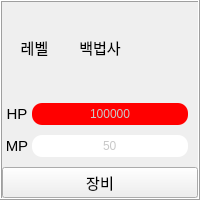
       <widget class="QFrame" name="frame_6">
        <property name="sizePolicy">
         <sizepolicy hsizetype="Expanding" vsizetype="Preferred">
          <horstretch>0</horstretch>
          <verstretch>0</verstretch>
         </sizepolicy>
        </property>
        <property name="minimumSize">
         <size>
          <width>180</width>
          <height>200</height>
         </size>
        </property>
        <property name="maximumSize">
         <size>
          <width>16777215</width>
          <height>200</height>
         </size>
        </property>
        <property name="frameShape">
         <enum>QFrame::Box</enum>
        </property>
        <property name="frameShadow">
         <enum>QFrame::Raised</enum>
        </property>
        <layout class="QGridLayout" name="gridLayout_13">
         <property name="leftMargin">
          <number>0</number>
         </property>
         <property name="topMargin">
          <number>0</number>
         </property>
         <property name="rightMargin">
          <number>0</number>
         </property>
         <property name="bottomMargin">
          <number>0</number>
         </property>
         <property name="spacing">
          <number>0</number>
         </property>
         <item row="2" column="0">
          <layout class="QHBoxLayout" name="horizontalLayout_17">
           <property name="spacing">
            <number>0</number>
           </property>
           <property name="rightMargin">
            <number>10</number>
           </property>
           <property name="bottomMargin">
            <number>10</number>
           </property>
           <item>
            <widget class="QLabel" name="mp_6">
             <property name="sizePolicy">
              <sizepolicy hsizetype="Preferred" vsizetype="Preferred">
               <horstretch>0</horstretch>
               <verstretch>0</verstretch>
              </sizepolicy>
             </property>
             <property name="minimumSize">
              <size>
               <width>30</width>
               <height>0</height>
              </size>
             </property>
             <property name="font">
              <font>
               <pointsize>11</pointsize>
              </font>
             </property>
             <property name="text">
              <string>MP</string>
             </property>
             <property name="scaledContents">
              <bool>true</bool>
             </property>
             <property name="alignment">
              <set>Qt::AlignCenter</set>
             </property>
            </widget>
           </item>
           <item>
            <widget class="QProgressBar" name="mp_wizard_white">
             <property name="styleSheet">
              <string notr="true">QProgressBar{
  background-color: rgb(255, 255, 255);
  color:rgb(200,200,200);
  border-style: none;
  border-bottom-right-radius: 10px;
  border-bottom-left-radius: 10px;
  border-top-right-radius: 10px;
  border-top-left-radius: 10px;
  text-align: center;}
QProgressBar::chunk{
 border-bottom-right-radius: 10px;
 border-bottom-left-radius: 10px;
 border-top-right-radius: 10px;
 border-top-left-radius: 10px;
background-color: rgb(0, 0, 255);
 }</string>
             </property>
             <property name="maximum">
              <number>999999999</number>
             </property>
             <property name="value">
              <number>50</number>
             </property>
             <property name="textDirection">
              <enum>QProgressBar::TopToBottom</enum>
             </property>
             <property name="format">
              <string>%v</string>
             </property>
            </widget>
           </item>
          </layout>
         </item>
         <item row="1" column="0">
          <layout class="QHBoxLayout" name="horizontalLayout_18">
           <property name="spacing">
            <number>0</number>
           </property>
           <property name="rightMargin">
            <number>10</number>
           </property>
           <property name="bottomMargin">
            <number>10</number>
           </property>
           <item>
            <widget class="QLabel" name="hp_6">
             <property name="sizePolicy">
              <sizepolicy hsizetype="Preferred" vsizetype="Preferred">
               <horstretch>0</horstretch>
               <verstretch>0</verstretch>
              </sizepolicy>
             </property>
             <property name="minimumSize">
              <size>
               <width>30</width>
               <height>0</height>
              </size>
             </property>
             <property name="font">
              <font>
               <pointsize>11</pointsize>
              </font>
             </property>
             <property name="text">
              <string>HP</string>
             </property>
             <property name="scaledContents">
              <bool>true</bool>
             </property>
             <property name="alignment">
              <set>Qt::AlignCenter</set>
             </property>
            </widget>
           </item>
           <item>
            <widget class="QProgressBar" name="hp_wizard_white">
             <property name="styleSheet">
              <string notr="true">QProgressBar{
  background-color: rgb(255, 255, 255);
  color:rgb(200,200,200);
  border-style: none;
  border-bottom-right-radius: 10px;
  border-bottom-left-radius: 10px;
  border-top-right-radius: 10px;
  border-top-left-radius: 10px;
  text-align: center;}
QProgressBar::chunk{
 border-bottom-right-radius: 10px;
 border-bottom-left-radius: 10px;
 border-top-right-radius: 10px;
 border-top-left-radius: 10px;
 background-color: rgb(255, 0, 0);
 }</string>
             </property>
             <property name="maximum">
              <number>999999999</number>
             </property>
             <property name="value">
              <number>12423423</number>
             </property>
             <property name="textDirection">
              <enum>QProgressBar::TopToBottom</enum>
             </property>
             <property name="format">
              <string>%v</string>
             </property>
            </widget>
           </item>
          </layout>
         </item>
         <item row="0" column="0">
          <layout class="QHBoxLayout" name="horizontalLayout_19">
           <property name="spacing">
            <number>0</number>
           </property>
           <property name="bottomMargin">
            <number>10</number>
           </property>
           <item>
            <widget class="QLabel" name="lv_wizard_white">
             <property name="minimumSize">
              <size>
               <width>30</width>
               <height>0</height>
              </size>
             </property>
             <property name="maximumSize">
              <size>
               <width>100</width>
               <height>30</height>
              </size>
             </property>
             <property name="font">
              <font>
               <pointsize>11</pointsize>
              </font>
             </property>
             <property name="text">
              <string>레벨</string>
             </property>
             <property name="alignment">
              <set>Qt::AlignCenter</set>
             </property>
            </widget>
           </item>
           <item>
            <widget class="QLabel" name="wizard_white">
             <property name="maximumSize">
              <size>
               <width>16777215</width>
               <height>30</height>
              </size>
             </property>
             <property name="font">
              <font>
               <pointsize>11</pointsize>
              </font>
             </property>
             <property name="text">
              <string>백법사</string>
             </property>
             <property name="alignment">
              <set>Qt::AlignCenter</set>
             </property>
            </widget>
           </item>
           <item>
            <widget class="QLabel" name="img_wizard_white">
             <property name="text">
              <string/>
             </property>
            </widget>
           </item>
          </layout>
         </item>
         <item row="3" column="0">
          <layout class="QGridLayout" name="gridLayout_14">
           <property name="spacing">
            <number>0</number>
           </property>
           <item row="0" column="0">
            <widget class="QPushButton" name="pb_equip_wizard_white">
             <property name="font">
              <font>
               <pointsize>11</pointsize>
              </font>
             </property>
             <property name="text">
              <string>장비</string>
             </property>
            </widget>
           </item>
          </layout>
         </item>
        </layout>
       </widget>
